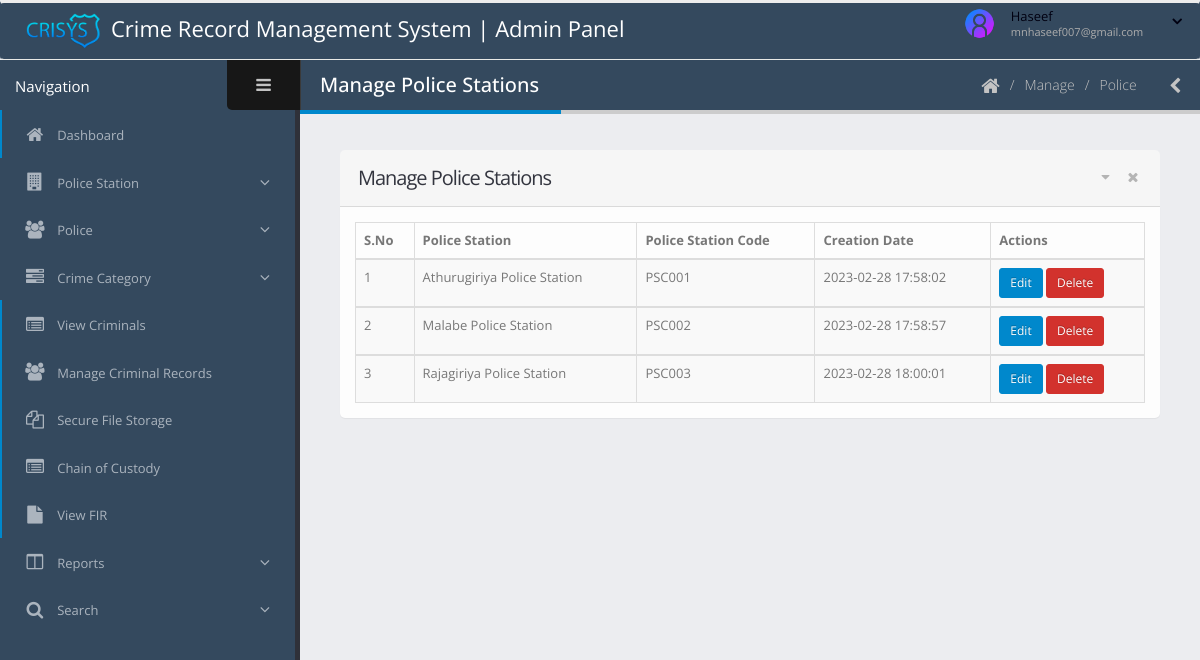
Screenshot of /admin/manage-police-stations.php (signed in) with the database file from the repository.
### tables this page shows
CREATE TABLE `tblpolicestation` (
  `id` int(11) NOT NULL,
  `PoliceStationName` varchar(255) DEFAULT NULL,
  `PoliceStationCode` varchar(200) DEFAULT NULL,
  `PostingDate` timestamp NOT NULL DEFAULT current_timestamp()
);

### admin/manage-police-stations.php (the view, shortened to what this page needs)
<?php
include('includes/dbconnection.php');
if (strlen($_SESSION['crmsaid']==0)) {
  header('location:logout.php');
  } else{
?>
<!doctype html>
<html class="fixed">
	<head>
		<link rel="stylesheet" href="../assets/vendor/bootstrap/css/bootstrap.css" />
		<link rel="stylesheet" href="../assets/vendor/font-awesome/css/font-awesome.css" />
		<link rel="stylesheet" href="../assets/vendor/magnific-popup/magnific-popup.css" />
		<link rel="stylesheet" href="./assets/vendor/bootstrap-datepicker/css/datepicker3.css" />
		<link rel="stylesheet" href="../assets/vendor/select2/select2.css" />
		<link rel="stylesheet" href="../assets/vendor/jquery-datatables-bs3/assets/css/datatables.css" />
		<link rel="stylesheet" href="../assets/stylesheets/theme.css" />
		<link rel="stylesheet" href="../assets/stylesheets/skins/default.css" />
		<link rel="stylesheet" href="../assets/stylesheets/theme-custom.css">
	</head>
	<body>
		<section class="body">
			<?php include_once('includes/header.php');?>
			<div class="inner-wrapper">
				<?php include_once('includes/sidebar.php');?>
				<section role="main" class="content-body">
					<header class="page-header">
						<h2>Manage Police Stations</h2>
						<div class="right-wrapper pull-right">
							<ol class="breadcrumbs">
								<li>
									<a href="dashboard.php">
										<i class="fa fa-home"></i>
									</a>
								</li>
								<li><span>Manage</span></li>
								<li><span>Police</span></li>
							</ol>
							<a class="sidebar-right-toggle" data-open="sidebar-right"><i class="fa fa-chevron-left"></i></a>
						</div>
					</header>
						<section class="panel">
							<header class="panel-heading">
								<div class="panel-actions">
									<a href="#" class="fa fa-caret-down"></a>
									<a href="#" class="fa fa-times"></a>
								</div>
								<h2 class="panel-title">Manage Police Stations</h2>
							</header>
							<div class="panel-body">
								<table class="table table-bordered table-striped mb-none" id="datatable-editable">
									<thead>
										<tr>
											<th>S.No</th>
											<th>Police Station</th>
											<th>Police Station Code</th>
											<th>Creation Date</th>
											<th>Actions</th>
										</tr>
									</thead>
										<?php
$sql="SELECT * from tblpolicestation";
$query = $dbh -> prepare($sql);
$query->execute();
$results=$query->fetchAll(PDO::FETCH_OBJ);
$cnt=1;
if($query->rowCount() > 0)
{
foreach($results as $row)
{               ?>			<tbody>
										<tr>
											<td><?php echo htmlentities($cnt);?></td>
											<td><?php  echo htmlentities($row->PoliceStationName);?>
											</td>
											<td><?php  echo htmlentities($row->PoliceStationCode);?></td>
											<td>
												<?php  echo htmlentities($row->PostingDate);?>
											</td>
											<td>
												<a href="edit-police-station-detail.php?psid=<?php echo htmlentities ($row->id);?>" class="btn btn-primary btn-sm">Edit</a>
												<a href="manage-police-stations.php?delid=<?php echo ($row->id);?>" onclick="return confirm('Do you really want to Delete ?');" class="btn btn-danger btn-sm">Delete</a>
											</td>
										</tr>
										</tbody>
									<?php $cnt=$cnt+1;}} ?>
								</table>
							</div>
						</section>
				</section>
			</div>
		</section>
	</body>
</html><?php }  ?>

### admin/includes/header.php (shortened to what this page needs)
<header class="header navbar navbar-expand-lg navbar-dark bg-dark" style="padding-left: 10px;background-color:#34495e;">
            <div class="logo-container">
                <a href="dashboard.php" class="logo" style="color:#000; font-size:22px;color:#fff;">
                <img src="../assets/images/logo.png" alt="Admin" width="85px" style="padding-right: 10px;"/>Crime Record Management System | Admin Panel
                </a>
            </div>
            <div class="header-right">
                <div id="userbox" class="userbox">
                    <a href="#" data-toggle="dropdown">
                        <figure class="profile-picture">
                            <img src="../assets/images/admin.png" alt="Admin" class="img-circle" data-lock-picture="../assets/images/admin.png" />
                        </figure>
                        <div class="profile-info" data-lock-name="John Doe" data-lock-email="johndoe@JSOFT.com">
                         <?php
                            $aid=$_SESSION['crmsaid'];
                            $sql="SELECT AdminName,Email from  tbladmin where ID=:aid";
                            $query = $dbh -> prepare($sql);
                            $query->bindParam(':aid',$aid,PDO::PARAM_STR);
                            $query->execute();
                            $results=$query->fetchAll(PDO::FETCH_OBJ);
                            $cnt=1;
                            if($query->rowCount() > 0)
                            {
                            foreach($results as $row)
                            {
                        ?>
                            <span class="name"><?php  echo $row->AdminName;?></span>
                            <span class="role"><?php  echo $row->Email;?></span>
                            <?php $cnt=$cnt+1;}} ?>
                        </div>
                        <i class="fa custom-caret"></i>
                    </a>
                </div>
            </div>
        </header>

### assets/stylesheets/skins/default.css (style rules this page uses)
a, .btn-link { color: #0088cc; }
body .btn-primary { color: #ffffff; text-shadow: 0 -1px 0 rgba(0, 0, 0, 0.25); background-color: #0088cc; border-color: #0088cc; }
body .btn-danger { color: #ffffff; text-shadow: 0 -1px 0 rgba(0, 0, 0, 0.25); background-color: #d2322d; border-color: #d2322d; }
.page-header h2 { border-bottom-color: #0088cc; }

### rows the page displays
tblpolicestation: PoliceStationName "Athurugiriya Police Station", PoliceStationCode "PSC001", PostingDate "2023-02-28 17:58:02"
tblpolicestation: PoliceStationName "Malabe Police Station", PoliceStationCode "PSC002", PostingDate "2023-02-28 17:58:57"
tblpolicestation: PoliceStationName "Rajagiriya Police Station", PoliceStationCode "PSC003", PostingDate "2023-02-28 18:00:01"

### other values shown
$row->AdminName "Haseef"
$row->Email "mnhaseef007@gmail.com"
